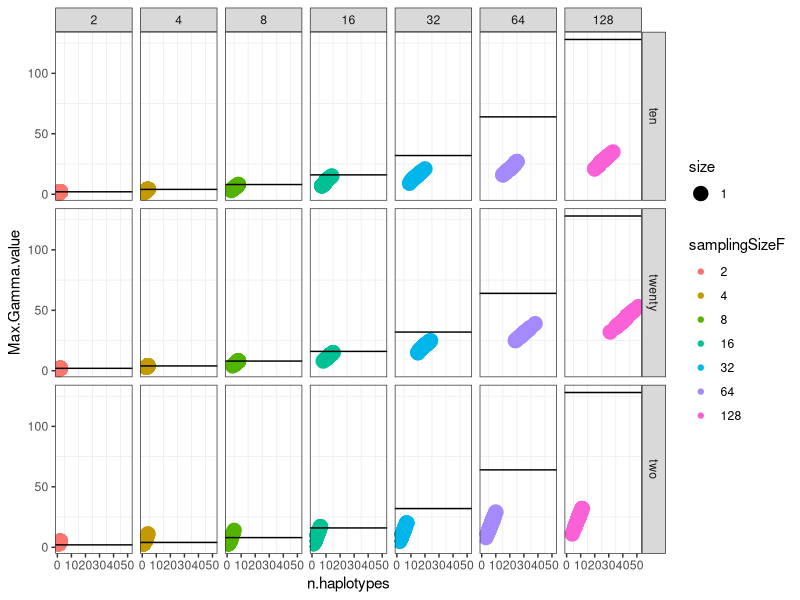
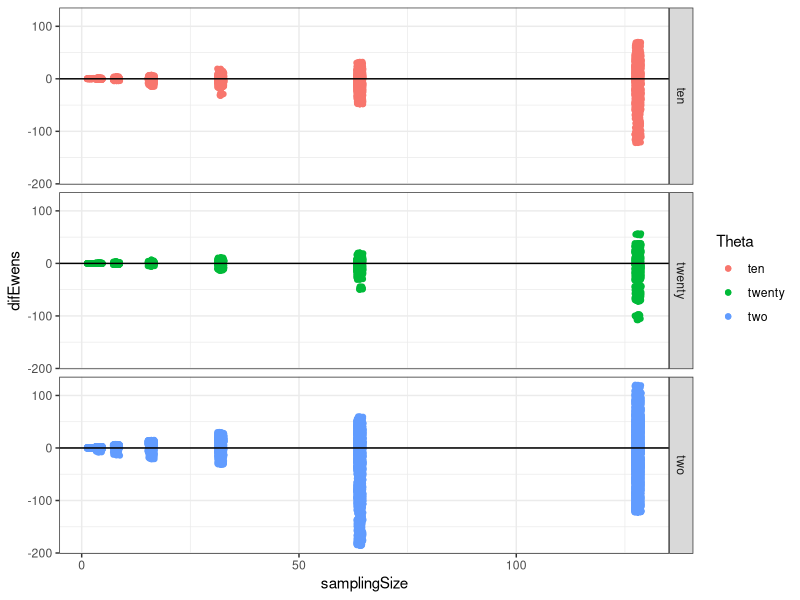

The R script that drew these images, in order: (Note: this script raises an error after producing the figures.)
## ---- chunk 1
setwd("~/GitHub/QuBar")

#install.packages("ggplot2")
library(ggplot2)

# now we have the dataframe "gammaData_13jul" with all the updated gamma values 
fullgammaData<-read.csv("gammaData_13Jul.csv",header=T) 
#JOHN: this one is the updated file after your new twist on gamma, I deleted the other one

# taking out data with growth
gammaData<-subset(fullgammaData,fullgammaData$Growth=="no")
droplevels(gammaData)->gammaData

# making factors for the ggplot2 plots
factor(gammaData$samplingSize,levels=c(2,4,8,16,32,64,128))->gammaData$samplingSizeF

# subsetting small sampling sizes to see better what happen there
#minigamma<-gammaData[gammaData$samplingSize<33,]

# plotting with ggplot, need to fix legends
#http://www.cookbook-r.com/Graphs/Legends_(ggplot2)/
# Fig X2a
#ggplot(gammaData, aes(x = samplingSize,y=Max.Gamma.value,fill=Theta,color=Theta)) + theme_bw()+geom_point()+geom_abline()+xlab("simulated sampling size") + ylab("predicted sampling size") 

# Fig X2b
# thinking how to plot the subset of samples sizes where gamma works a little bit better....
#ggplot(minigamma, aes(x = samplingSizeF,y=Max.Gamma.value,fill=Theta,color=Theta)) + theme_bw()+ geom_boxplot(aes(fill=Theta)) + ylim(0,20) + xlab("simulated sampling size") + ylab("predicted sampling size")

#JOHN, trying something different below
fig3<-ggplot(gammaData, aes(x = n.haplotypes,y=Max.Gamma.value,color=samplingSizeF,size=1)) + theme_bw()+geom_point()+facet_grid(Theta~samplingSizeF) 
fig3 + geom_hline(aes(yintercept = 2), subset(gammaData,samplingSize==2))+ geom_hline(aes(yintercept = 4), subset(gammaData,samplingSize==4))+ geom_hline(aes(yintercept = 8), subset(gammaData,samplingSize==8))+ geom_hline(aes(yintercept = 16), subset(gammaData,samplingSize==16))+ geom_hline(aes(yintercept = 32), subset(gammaData,samplingSize==32))+ geom_hline(aes(yintercept = 64), subset(gammaData,samplingSize==64))+ geom_hline(aes(yintercept = 128), subset(gammaData,samplingSize==128))+theme(panel.grid.major = element_blank())

# to put different ablines in different facets we need to make a dataset, and this would be efficient but the order is all messed up so I had to figure out a not so efficient but working way ;)
#hline.data <- data.frame(z = c(2,4,8,16,32,64,128),samplingSizeF = c(2,4,8,16,32,64,128))
#fig3 + geom_hline(aes(yintercept = z), hline.data)
                                                                                                                                                                                  
## ---- chunk 2
library(ggplot2)

# -----observed data------
# load data of number of haplotypes
data <- read.csv("numberHaplotypes.csv",header=T)


# taking out data with growth
minidata <- subset(data,data$Growth == "no")
minidata[,-1] -> minidata
droplevels(minidata) -> minidata
row.names(minidata) <- NULL # cleaning row.names
#View(minidata)

# creating and id to merge later
myObMatrix <- as.matrix(minidata[,c("Theta","n.haplotypes")])
minidata$id <- apply(myObMatrix, 1, paste, collapse=" ")

# -----predicted data------
# load data of Ewens sampling theory
theory <- read.csv("dataSamplingTheory_21Ago2015.csv",header=T)

# round the expected number of haplotypes
round(theory$exp.haplotypes,0) -> theory$exp.round.hap

# create id to merge
myPredMatrix <- as.matrix(theory[,c("theta.df","exp.round.hap")])
theory$id <- apply(myPredMatrix, 1, paste, collapse=" ")
#View(theory)

#---- merge predicted with observed data-----
newdata <- merge(theory,minidata,by="id",all.y=T)
newdata[is.na(newdata$n.df),] # check NA's
newdata[complete.cases(newdata),]->newdata1

# calculate difference between Ewens n and the simulated n
newdata1$samplingSize-newdata1$n.df -> newdata1$difEwens

# check weird stuff
View(subset(newdata1,newdata1$Theta=='two'))

ggplot(newdata1, aes(x=samplingSize, y=difEwens,color=Theta)) + theme_bw()+geom_point()+geom_point(position = "jitter")+geom_hline(yintercept=0)+facet_grid(Theta~.) 

# ----ploting n vs haplotypes----

# to plot Ewens data
ewens <- ggplot(newdata1, aes(x=n.df, y=exp.round.hap,color=Theta)) + theme_bw()+geom_point()+geom_point(position = "jitter")+facet_grid(Theta~.) 

# to plot our data
sims <- ggplot(newdata1, aes(x=samplingSize, y=n.haplotypes,color=Theta)) + theme_bw()+geom_point()+geom_point(position = "jitter")+facet_grid(Theta~.)

# plot both together (I need to run the function from file first)
multiplot(ewens,sims)
## ---- chunk 3
library(ggplot2)
library(lattice)
library(plyr)
library(modeest)

# we have two types of data:
# "WakeleyData"" has the result of Wakeley formula with all the possible vlues and distributions
# "segsites" has the observed number of seg.sites in the simulations
wakdata<-read.csv("WakeleyData.csv",header=T)
segsites<-read.csv("numberSegSites.csv",header=T)

# making factors for the ggplot2 plots
factor(wakdata$segSites)->wakdata$segsites.f
factor(segsites$samplingSize)->segsites$samplingSize.f

# ------segsites
# subsetting data with growth and cleaning non useful columns
segsites1 <- subset(segsites,segsites$Growth=="no")
droplevels(segsites1) -> segsites1
row.names(segsites1) <- NULL
segsites1$Pop <- NULL
segsites1$Growth <- NULL
# keep only the n<=32
segsites2<-segsites1[which(segsites1$samplingSize<33),]

# estimate the mode (the more frequent value) for each combination of sampling size and theta
# the mode is estimated with the function mvl in the package "modeest"
modes <- ddply(segsites2, c("Theta","samplingSize.f"), summarise, mode=unlist((mlv(n.seg.sites))[1]))
modes$samplingSize <- as.numeric(as.character(allwak$samplingSize.f))
modes$k <- as.character(modes$mode)

# creating and id to merge later
myObMatrix <- as.matrix(modes[,c("Theta","k")])
modes$id <- apply(myObMatrix, 1, paste, collapse=" ")


# -------Wakeley's info 
#----make loop to find the best n's-----
thetas<-c("two","ten","twenty")
a<-c(rep("two",135),rep("ten",135),rep("twenty",135))
b<-c(seq(1,135,1),seq(1,135,1),seq(1,135,1))
goodwak<-as.data.frame(cbind(a,b))
names(goodwak)<-c("theta","seg.sites")

for(i in thetas){
  for(j in 1:nrow(goodwak)){ #Paula this wasn't working should 'mydata' be 'goodwak'??
    goodwak$seg.sites[j]->mysegsite
    mysubset<-subset(miniwak,miniwak$Theta==i & miniwak$segSites==mysegsite)
    max(mysubset$prob)->maxprob
    which(mysubset$prob==maxprob)->best
    mysubset$n[best]->best.n
    best.n->goodwak$best.n[j]
    }
}
# now "goodwak" has theta,seg.sites and best.n

# creating and id to merge later
myWakMatrix <- as.matrix(goodwak[,c("theta","seg.sites")])
goodwak$id <- apply(myWakMatrix, 1, paste, collapse=" ")

# Now we want to merge the observed segregating sites with the segregating sites used to estimate Wakeley's formula, and that will allow us to plot the "real" n vs the best.n according Wakeley.
allwak <-merge(modes,goodwak,by="id",all.x=T)

allwak$dif <- allwak$samplingSize - allwak$best.n

ggplot(allwak, aes(x=samplingSize, y=dif,color=Theta)) + theme_bw()+geom_point()+geom_point(position = "jitter")+geom_hline(yintercept=0)

## ---- chunk 4
library(ggplot2)

all <- read.csv("hap_segSites.csv",header=)
factor(all$samplingSize)->all$samplingSize.f

ggplot(all, aes(x=n.haplotypes, y=n.seg.sites)) + theme_bw()+geom_point()+geom_point(position = "jitter")+facet_grid(Theta~samplingSize.f) 

## ---- chunk 5

# to check the distribution of seg sites in each combination
# with ggplot2
ggplot(segsites1, aes(n.seg.sites)) + theme_bw()+geom_histogram()+facet_wrap(Theta~samplingSize.f) +theme(panel.grid.major = element_blank())
# with lattice
with(segsites1,histogram(~n.seg.sites|Theta*samplingSize.f))
